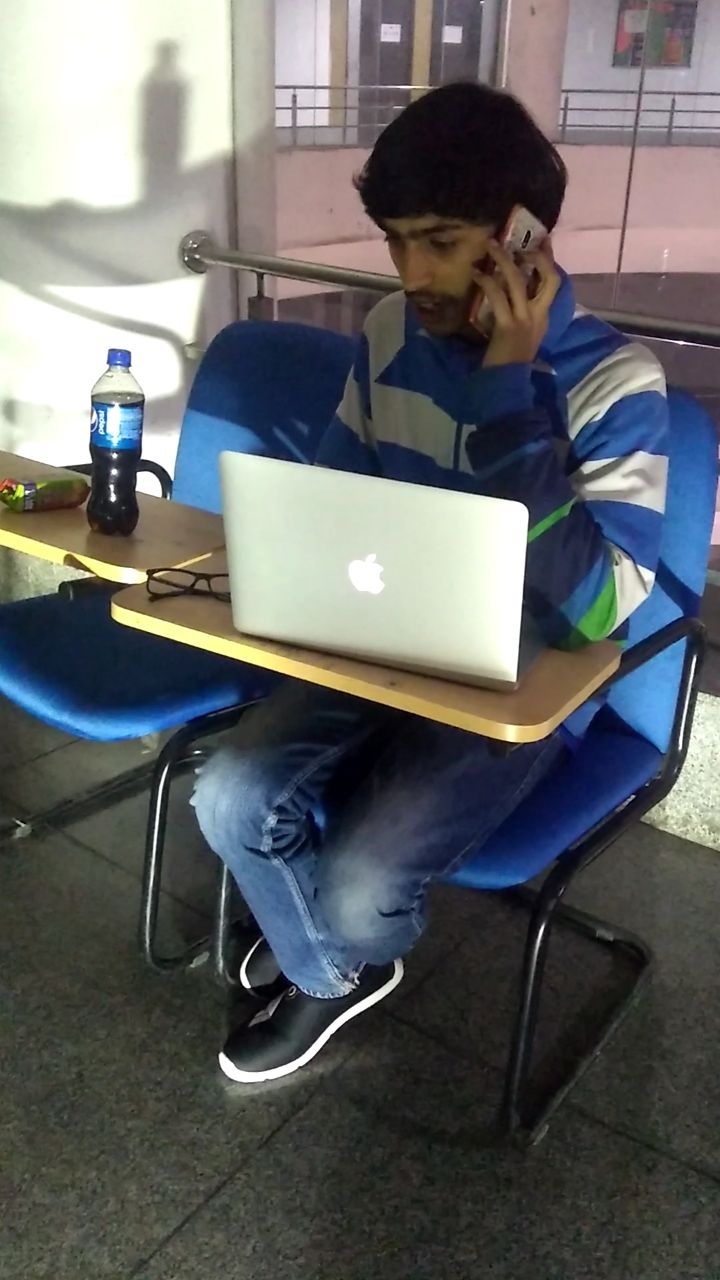
#> input picture test_images/2ft.png, 720 x 1280 px, found by its file name
$ python depth.py   (older library calls are emulated)
#> lines starting #> are read from the running program, lines starting #| are printed output that depends on the picture; after the words box and inside, x2 and y2 are one past the last pixel; in counts of white or black regions, pixels touching at a corner belong together
#> further down, image is the input picture: shape (1280, 720, 3); mean B, G, R 100.8, 99.9, 97.7
# import the necessary packages
import numpy as np
import cv2

def find_marker(image):
	# convert the image to grayscale, blur it, and detect edges
	gray = cv2.cvtColor(image, cv2.COLOR_BGR2GRAY)
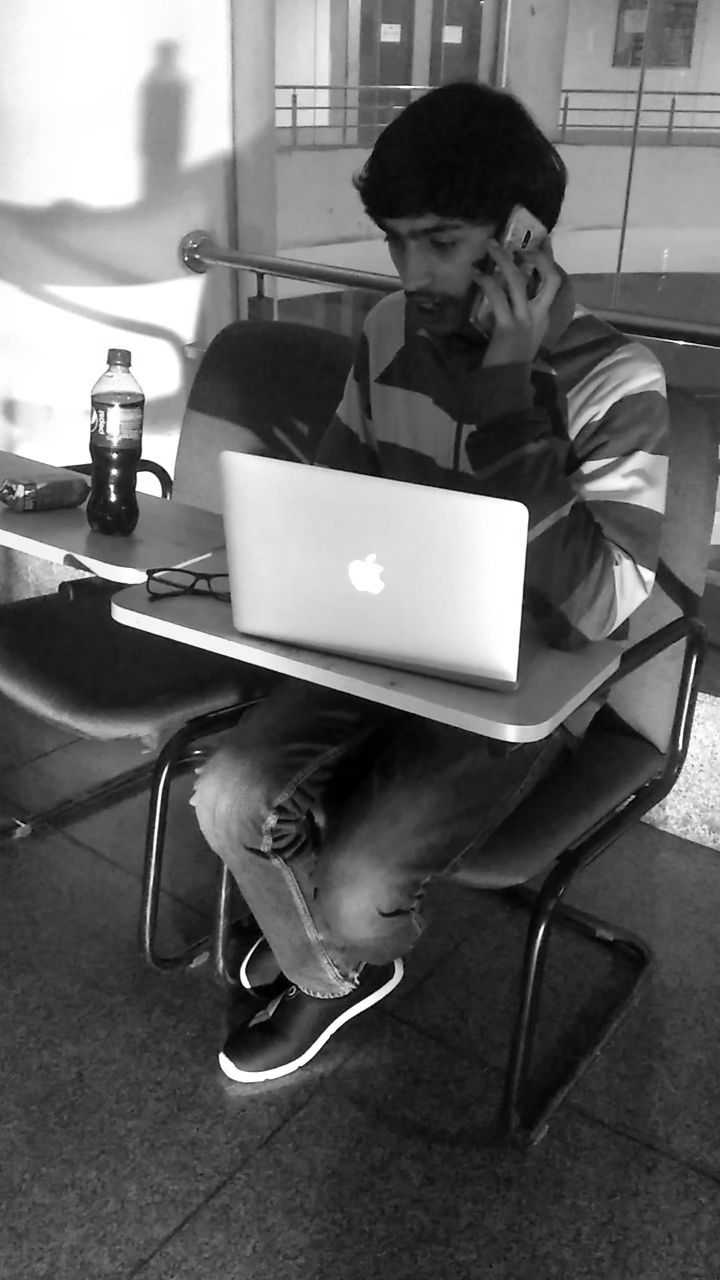
#> gray: shape (1280, 720); min 0, max 255, mean 99.4
	gray = cv2.GaussianBlur(gray, (5, 5), 0)
	edged = cv2.Canny(gray, 35, 125)
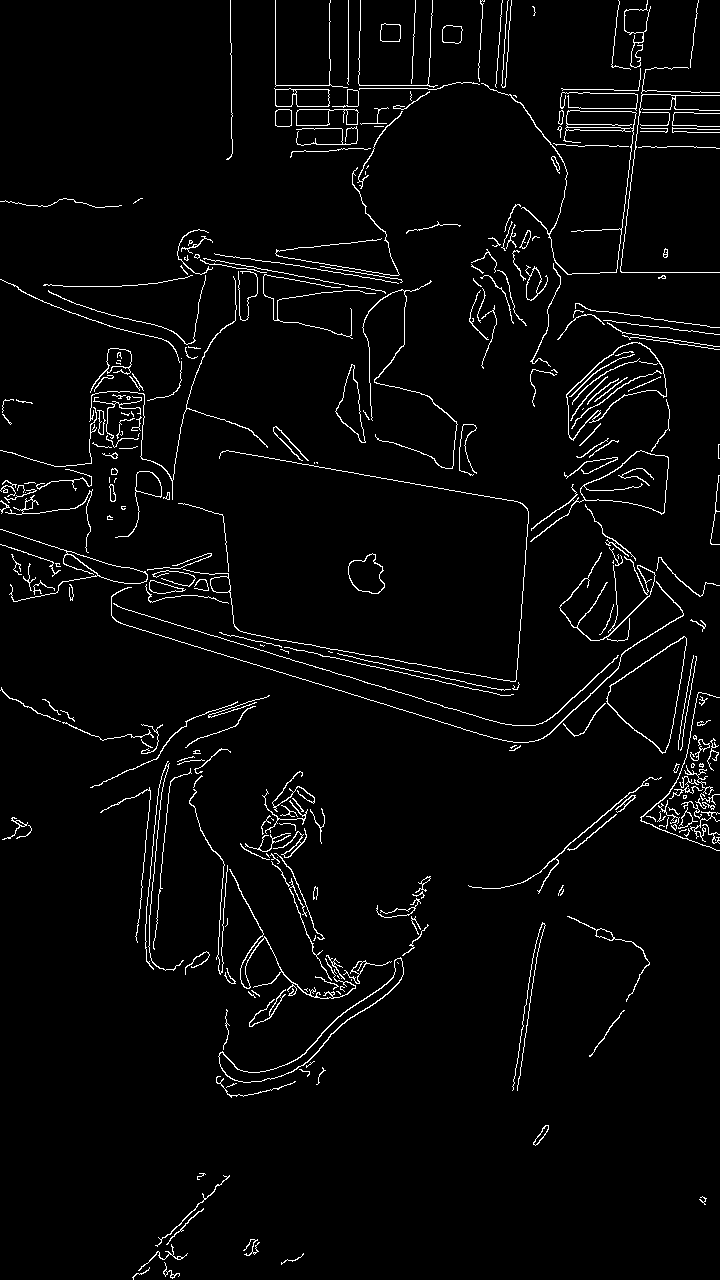
#> edged: shape (1280, 720); 3.3% white in thin lines or dots

	# find the contours in the edged image and keep the largest one;
	# we'll assume that this is our piece of paper in the image
	(_,cnts, _) = cv2.findContours(edged.copy(), cv2.RETR_LIST, cv2.CHAIN_APPROX_SIMPLE)
#> cnts = 384 contours, 252 with area under 20; largest, box (x1, y1, x2, y2) and area: (606, 636, 687, 754) 4904, (607, 636, 687, 753) 4802, (566, 342, 667, 441) 4610, (566, 342, 667, 440) 4475, (530, 450, 669, 542) 3314
	c = max(cnts, key = cv2.contourArea)
#> c = contour of 130 points, box (x1, y1, x2, y2) (606, 636, 687, 754), area 4904

	# compute the bounding box of the of the paper region and return it
	return cv2.minAreaRect(c)

def distance_to_camera(knownWidth, focalLength, perWidth):
	# compute and return the distance from the maker to the camera
	return (knownWidth * focalLength) / perWidth

# initialize the known distance from the camera to the object, which
# in this case is 24 inches
KNOWN_DISTANCE = 24.0

# initialize the known object width, which in this case, the piece of
# paper is 11 inches wide
KNOWN_WIDTH = 11.0

# initialize the list of images that we'll be using
IMAGE_PATHS = ["images/2ft.png", "images/3ft.png", "images/4ft.png"]

# load the furst image that contains an object that is KNOWN TO BE 2 feet
# from our camera, then find the paper marker in the image, and initialize
# the focal length
image = cv2.imread(IMAGE_PATHS[0])
marker = find_marker(image)
#> marker = ((643.3, 689.4), (119, 70.54), -80.27)
focalLength = (marker[1][0] * KNOWN_DISTANCE) / KNOWN_WIDTH
#> focalLength = 259.7
# loop over the images
for imagePath in IMAGE_PATHS:
	# load the image, find the marker in the image, then compute the
	# distance to the marker from the camera
	image = cv2.imread(imagePath)
	marker = find_marker(image)
	inches = distance_to_camera(KNOWN_WIDTH, focalLength, marker[1][0])
#> inches = 24

	# draw a bounding box around the image and display it
	box = np.int0(cv2.boxPoints(marker))
#> box = [[667, 754], [598, 742], [618, 624], [688, 636]]
	cv2.drawContours(image, [box], -1, (255, 255, 0), 3)
	cv2.putText(image, "%.2fft" % (inches / 12),
		(image.shape[1] - 200, image.shape[0] - 20), cv2.FONT_HERSHEY_SIMPLEX,
		2.0, (255, 255, 0), 3)
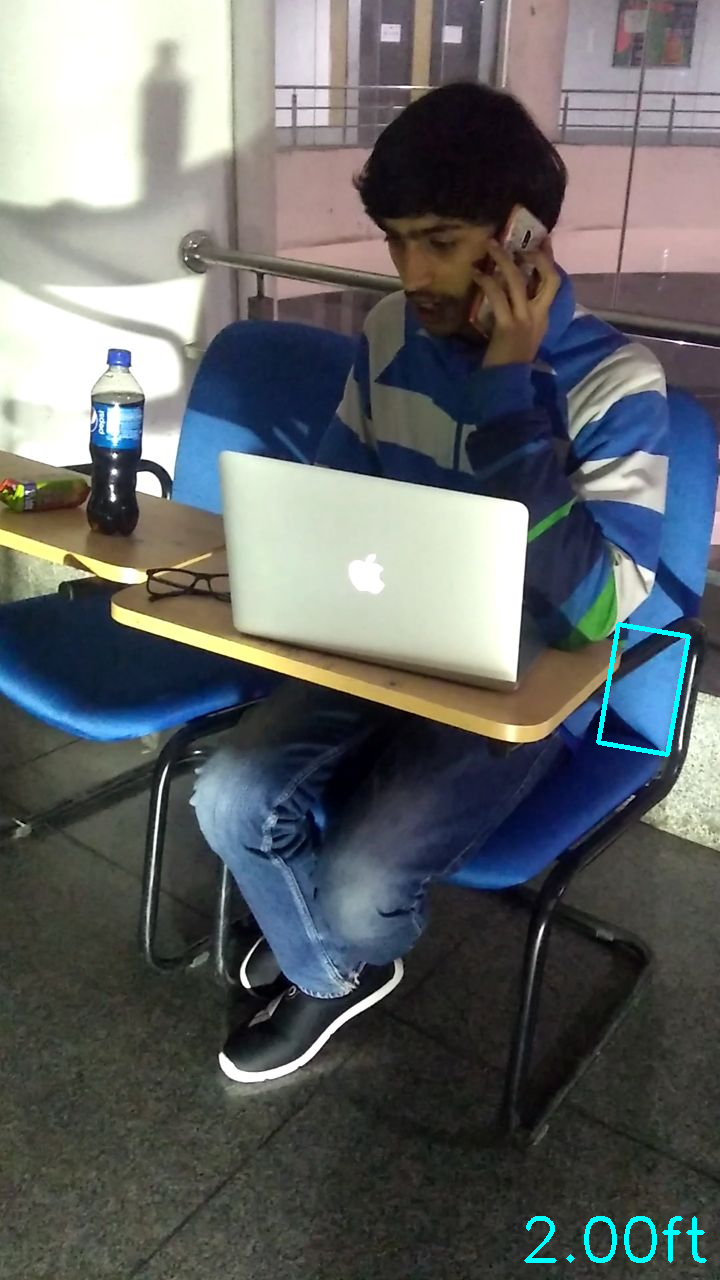
#> image: shape (1280, 720, 3); mean B, G, R 101.6, 100.8, 97.5
	cv2.imshow("image", image)
	cv2.waitKey(0)
